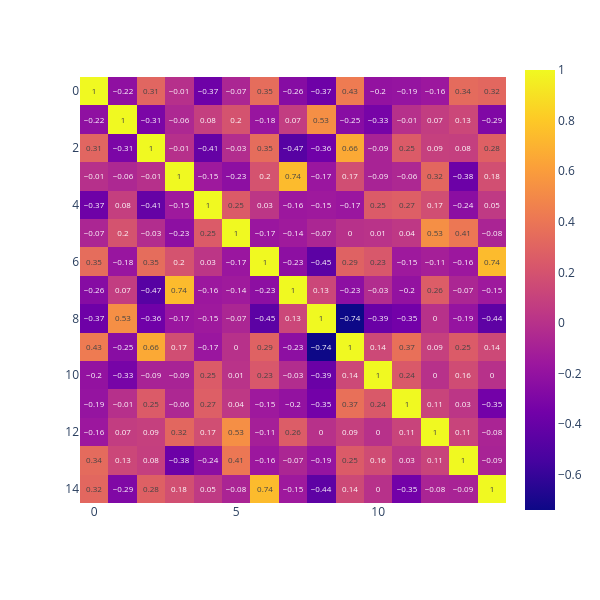

The code cell stored with this chart in its notebook:
### Markdown cell above
### 矩陣圖（熱點圖）
- 根據以下隨機生成的相關係數值，繪製矩陣圖

### Code cell
import pandas as pd

# 生成隨機資料
df = pd.DataFrame(np.random.rand(15, 15))
# 計算欄位間相關係數
corr = df.corr().round(2)

fig = px.imshow(corr, text_auto=True, width=600, height=600)
fig.show()

### Figure 1 — Plotly figure (JSON) as saved in the notebook; plotly's stock layout.template omitted (floating-point values rounded to 4 significant figures; data arrays with more than 128 entries replaced by an {"elided": "..."} marker saying what was removed)
{"data": [{"coloraxis": "coloraxis", "hovertemplate": "x: %{x}<br>y: %{y}<br>color: %{z}<extra></extra>", "name": "0", "texttemplate": "%{z}", "type": "heatmap", "x": [0, 1, 2, 3, 4, 5, 6, 7, 8, 9, 10, 11, 12, 13, 14], "xaxis": "x", "y": [0, 1, 2, 3, 4, 5, 6, 7, 8, 9, 10, 11, 12, 13, 14], "yaxis": "y", "z": {"elided": "15x15 float values"}}], "layout": {"coloraxis": {"colorscale": [[0, "#0d0887"], [0.1111, "#46039f"], [0.2222, "#7201a8"], [0.3333, "#9c179e"], [0.4444, "#bd3786"], [0.5556, "#d8576b"], [0.6667, "#ed7953"], [0.7778, "#fb9f3a"], [0.8889, "#fdca26"], [1, "#f0f921"]]}, "height": 600, "margin": {"t": 60}, "width": 600, "xaxis": {"anchor": "y", "constrain": "domain", "domain": [0, 1], "scaleanchor": "y"}, "yaxis": {"anchor": "x", "autorange": "reversed", "constrain": "domain", "domain": [0, 1]}}}
